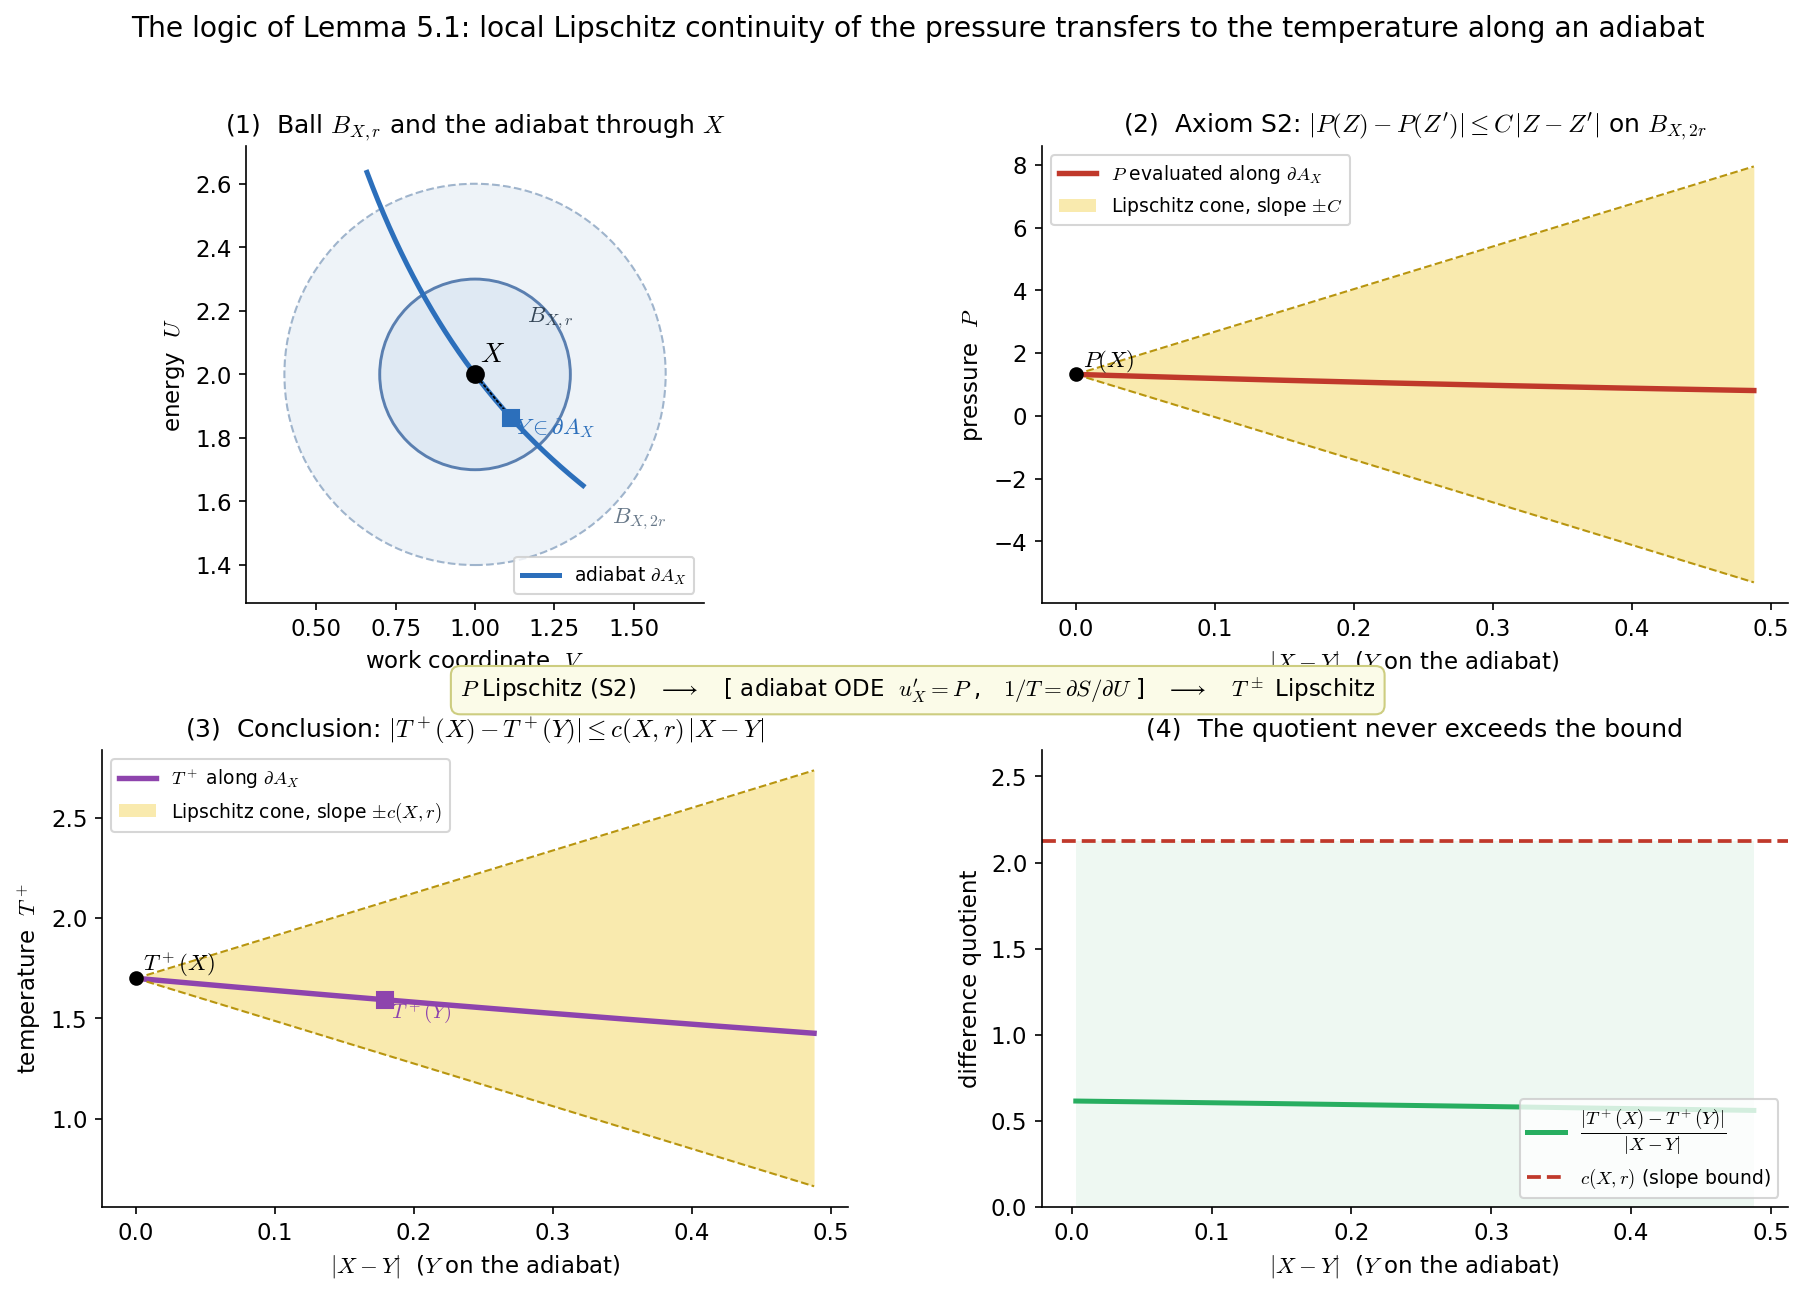

The Python source for this figure:
"""
The LOGIC of Lemma 5.1 (Lieb & Yngvason, Physics Reports 310 (1999) 1-96):

    "The temperatures T+ and T- are locally Lipschitz continuous along each
     adiabat dA_X.  For each X and each closed ball B_{X,r} subset Gamma of
     radius r centered at X there is a constant c(X,r) such that
         |T+(X) - T+(Y)| <= c(X,r) |X - Y|
     for all Y in dA_X with |X - Y| < r.  Furthermore c(X,r) is continuous
     in X on any domain D with B_{X,2r} subset Gamma for all X in D."

The proof is a transfer of regularity:

    (S2)  P is locally Lipschitz:  |P(Z) - P(Z')| <= C |Z - Z'|  on a bounded
          region  (take the region to be the ball B_{X,2r}, giving a constant
          C = C(X, 2r)).
        |
        v  the adiabat is the graph of u_X solving  du/dV_i = P_i(u(V), V);
           a Gronwall estimate (Lemma 5.1's core, the G_eps argument) makes
           the energy gap between nearby adiabats Lipschitz in V.
        |
        v  1/T = dS/dU and dS/dV_i = P_i / T, so T is built from the same
           solution and inherits a Lipschitz bound with constant proportional
           to C.
        |
        v  RESULT: T+ (and T-) are Lipschitz along dA_X with constant c(X,r),
           and because C is taken uniformly on B_{X,2r}, c(X,r) is continuous
           in X.

This script draws that chain with a concrete van-der-Waals-like model
(S(U,V) = ln(U - a/V) + (gamma-1) ln V, so T(U,V) = U - a/V) in which T
genuinely varies along an adiabat, making the Lipschitz "cones" meaningful.

Panels:
  (1) state space Gamma with the ball B_{X,r}, B_{X,2r}, and the adiabat dA_X.
  (2) the pressure constraint: P is trapped inside a Lipschitz cone of slope C.
  (3) the temperature conclusion: T(Y) for Y on dA_X is trapped inside a
      Lipschitz cone of slope c(X,r) around T(X).
  (4) numerical certificate: the ratio |T(X)-T(Y)| / |X-Y| stays below c(X,r).
"""

import os
import numpy as np
from scipy.integrate import solve_ivp
import matplotlib.pyplot as plt
from matplotlib import gridspec
from matplotlib.patches import Circle, FancyArrowPatch

# --------------------------------------------------------------------------
# Model
# --------------------------------------------------------------------------
A = 0.3            # attractive coefficient (vdW-like)
GAMMA = 1.6        # adiabatic exponent
X0 = np.array([2.0, 1.0])   # base state X = (U0, V0)
R = 0.30           # ball radius r
ARC = 0.34         # how far along the adiabat (in V) we explore


def T_field(U, V):
    """Temperature  T = (dS/dU)^{-1} = U - A/V."""
    return U - A / V


def pressure_along_adiabat(V, U):
    """dU/dV at constant entropy for the model (defines the adiabat)."""
    U = U[0]
    return [-(A / V**2 + (GAMMA - 1.0) * (U - A / V) / V)]


def P_field(U, V):
    """The (generalized) pressure P = T * dS/dV as a state function.
    For this model this equals  -dU/dV along the adiabat (same expression)."""
    return -(A / V**2 + (GAMMA - 1.0) * (U - A / V) / V) * (-1.0) * (-1.0)
    # i.e. P(U,V) = A/V^2*... ; we only need its Lipschitz behaviour below.


def P_state(U, V):
    """Clean form of P as a function of state, used for the slope cone."""
    return A / V**2 + (GAMMA - 1.0) * (U - A / V) / V


# --------------------------------------------------------------------------
# Lipschitz constants on the ball B_{X, 2r}  (this is the (S2) input)
# --------------------------------------------------------------------------
def lipschitz_const(func_grad_norm, center, radius, npts=300):
    Us = np.linspace(center[0] - radius, center[0] + radius, npts)
    Vs = np.linspace(center[1] - radius, center[1] + radius, npts)
    UU, VV = np.meshgrid(Us, Vs)
    return func_grad_norm(UU, VV).max()


def gradnorm_P(U, V):
    dU = (GAMMA - 1.0) / V
    dV = -2 * A / V**3 + (GAMMA - 1.0) * (A / V**2) / V - (GAMMA - 1.0) * (U - A / V) / V**2
    return np.sqrt(dU**2 + dV**2)


def gradnorm_T(U, V):
    # grad T = (1, A/V^2)
    return np.sqrt(1.0 + (A / V**2) ** 2)


C_press = lipschitz_const(gradnorm_P, X0, 2 * R)     # constant C in (S2)
c_temp = lipschitz_const(gradnorm_T, X0, 2 * R)      # resulting c(X,r) for T

# --------------------------------------------------------------------------
# The adiabat through X, and temperature along it
# --------------------------------------------------------------------------
Vg = np.linspace(X0[1], X0[1] + ARC, 200)
sol = solve_ivp(pressure_along_adiabat, (X0[1], Vg[-1]), [X0[0]],
                t_eval=Vg, rtol=1e-11, atol=1e-13)
U_ad = sol.y[0]
adiabat = np.column_stack([U_ad, Vg])          # points (U, V) on dA_X
T_ad = T_field(U_ad, Vg)
dist = np.linalg.norm(adiabat - X0, axis=1)    # |X - Y|
dT = np.abs(T_ad - T_field(*X0))               # |T(X) - T(Y)|
ratio = np.divide(dT, dist, out=np.zeros_like(dT), where=dist > 0)

# Also integrate the adiabat the other direction for a fuller curve in panel 1
Vg_back = np.linspace(X0[1], X0[1] - ARC, 200)
sol_b = solve_ivp(pressure_along_adiabat, (X0[1], Vg_back[-1]), [X0[0]],
                  t_eval=Vg_back, rtol=1e-11, atol=1e-13)
adiabat_full_V = np.concatenate([Vg_back[::-1], Vg])
adiabat_full_U = np.concatenate([sol_b.y[0][::-1], U_ad])

# --------------------------------------------------------------------------
# Figure
# --------------------------------------------------------------------------
plt.rcParams.update({
    "font.size": 11, "axes.titlesize": 12, "axes.labelsize": 11,
    "mathtext.fontset": "cm",
    "axes.spines.top": False, "axes.spines.right": False,
})

fig = plt.figure(figsize=(14.5, 9.2))
gs = gridspec.GridSpec(2, 2, hspace=0.32, wspace=0.26)

COL_BALL = "#dfe9f3"
COL_BALL2 = "#eef3f8"
COL_ADIA = "#2c6fbb"
COL_P = "#c0392b"
COL_T = "#8e44ad"
COL_CONE = "#f0c419"
COL_OK = "#27ae60"

# ===== Panel 1: state space, the two balls, and the adiabat ===============
ax1 = fig.add_subplot(gs[0, 0])
# state space backdrop (just a generous open region)
ax1.add_patch(Circle((X0[1], X0[0]), 2 * R, transform=ax1.transData,
                      facecolor=COL_BALL2, edgecolor="#9fb4cc",
                      lw=1.0, ls="--", zorder=0))
ax1.add_patch(Circle((X0[1], X0[0]), R, transform=ax1.transData,
                      facecolor=COL_BALL, edgecolor="#5a7fb0",
                      lw=1.4, zorder=1))
ax1.plot(adiabat_full_V, adiabat_full_U, color=COL_ADIA, lw=2.4, zorder=2,
         label=r"adiabat $\partial A_X$")
ax1.plot([X0[1]], [X0[0]], "o", color="black", ms=8, zorder=5)
ax1.text(X0[1] + 0.015, X0[0] + 0.04, r"$X$", fontsize=13)

# label the balls
ax1.annotate(r"$B_{X,r}$", xy=(X0[1] + R * 0.55, X0[0] + R * 0.55),
             fontsize=11, color="#345")
ax1.annotate(r"$B_{X,2r}$", xy=(X0[1] + 2 * R * 0.72, X0[0] - 2 * R * 0.78),
             fontsize=11, color="#678")

# mark a representative Y on the adiabat inside the ball
iY = np.argmin(np.abs(dist - 0.6 * R))
Y = adiabat[iY]
ax1.plot([Y[1]], [Y[0]], "s", color=COL_ADIA, ms=8, zorder=5)
ax1.text(Y[1] + 0.012, Y[0] - 0.05, r"$Y\in\partial A_X$", fontsize=11,
         color=COL_ADIA)
ax1.annotate("", xy=(Y[1], Y[0]), xytext=(X0[1], X0[0]),
             arrowprops=dict(arrowstyle="-", color="black", lw=0.9, ls=":"))

ax1.set_aspect("equal")
ax1.set_xlabel(r"work coordinate  $V$")
ax1.set_ylabel(r"energy  $U$")
ax1.set_title(r"(1)  Ball $B_{X,r}$ and the adiabat through $X$")
ax1.legend(loc="lower right", fontsize=9)
pad = 2.4 * R
ax1.set_xlim(X0[1] - pad, X0[1] + pad)
ax1.set_ylim(X0[0] - pad, X0[0] + pad)

# ===== Panel 2: the pressure Lipschitz cone (the S2 input) ================
ax2 = fig.add_subplot(gs[0, 1])
# evaluate P along the adiabat and show it is trapped in a cone of slope C
P_on_adiabat = P_state(U_ad, Vg)
P0 = P_state(*X0)
ax2.plot(dist, P_on_adiabat, color=COL_P, lw=2.6,
         label=r"$P$ evaluated along $\partial A_X$")
ax2.fill_between(dist, P0 - C_press * dist, P0 + C_press * dist,
                 color=COL_CONE, alpha=0.35, lw=0,
                 label=r"Lipschitz cone, slope $\pm C$")
ax2.plot(dist, P0 + C_press * dist, color="#b8950f", lw=1.0, ls="--")
ax2.plot(dist, P0 - C_press * dist, color="#b8950f", lw=1.0, ls="--")
ax2.plot([0], [P0], "o", color="black", ms=6, zorder=5)
ax2.text(0.005, P0, r"$P(X)$", fontsize=11, va="bottom")
ax2.set_xlabel(r"$|X-Y|$  ($Y$ on the adiabat)")
ax2.set_ylabel(r"pressure  $P$")
ax2.set_title(r"(2)  Axiom S2: $|P(Z)-P(Z')|\leq C\,|Z-Z'|$ on $B_{X,2r}$")
ax2.legend(loc="upper left", fontsize=9)

# ===== Panel 3: the temperature Lipschitz cone (the conclusion) ===========
ax3 = fig.add_subplot(gs[1, 0])
ax3.plot(dist, T_ad, color=COL_T, lw=2.6,
         label=r"$T^+$ along $\partial A_X$")
ax3.fill_between(dist, T_field(*X0) - c_temp * dist,
                 T_field(*X0) + c_temp * dist,
                 color=COL_CONE, alpha=0.35, lw=0,
                 label=r"Lipschitz cone, slope $\pm c(X,r)$")
ax3.plot(dist, T_field(*X0) + c_temp * dist, color="#b8950f", lw=1.0, ls="--")
ax3.plot(dist, T_field(*X0) - c_temp * dist, color="#b8950f", lw=1.0, ls="--")
ax3.plot([0], [T_field(*X0)], "o", color="black", ms=6, zorder=5)
ax3.text(0.005, T_field(*X0), r"$T^+(X)$", fontsize=11, va="bottom")
# mark the representative Y again
ax3.plot([dist[iY]], [T_ad[iY]], "s", color=COL_T, ms=8, zorder=5)
ax3.text(dist[iY] + 0.004, T_ad[iY], r"$T^+(Y)$", fontsize=10,
         color=COL_T, va="top")
ax3.set_xlabel(r"$|X-Y|$  ($Y$ on the adiabat)")
ax3.set_ylabel(r"temperature  $T^+$")
ax3.set_title(r"(3)  Conclusion: $|T^+(X)-T^+(Y)|\leq c(X,r)\,|X-Y|$")
ax3.legend(loc="upper left", fontsize=9)

# ===== Panel 4: numerical certificate -- ratio stays below c(X,r) =========
ax4 = fig.add_subplot(gs[1, 1])
ax4.plot(dist[1:], ratio[1:], color=COL_OK, lw=2.4,
         label=r"$\dfrac{|T^+(X)-T^+(Y)|}{|X-Y|}$")
ax4.axhline(c_temp, color=COL_P, lw=1.8, ls="--",
            label=r"$c(X,r)$ (slope bound)")
ax4.fill_between(dist[1:], 0, c_temp, color=COL_OK, alpha=0.08, lw=0)
ax4.set_ylim(0, c_temp * 1.25)
ax4.set_xlabel(r"$|X-Y|$  ($Y$ on the adiabat)")
ax4.set_ylabel("difference quotient")
ax4.set_title("(4)  The quotient never exceeds the bound")
ax4.legend(loc="lower right", fontsize=9)

# ----- master title and the logical arrow chain --------------------------
fig.suptitle(
    "The logic of Lemma 5.1: local Lipschitz continuity of the pressure "
    "transfers to the temperature along an adiabat",
    fontsize=13.5, y=0.975)

# a thin annotation linking panel 2 -> panel 3 (the transfer of regularity)
fig.text(0.5, 0.485,
         "$P$ Lipschitz (S2)   $\\longrightarrow$   "
         "[ adiabat ODE  $u_X' = P$ ,   $1/T=\\partial S/\\partial U$ ]   "
         "$\\longrightarrow$   $T^\\pm$ Lipschitz",
         ha="center", va="center", fontsize=11,
         bbox=dict(boxstyle="round,pad=0.4", fc="#fbfbe8", ec="#cdcd80"))

script_dir = os.path.dirname(os.path.abspath(__file__))
fig.savefig(os.path.join(script_dir, "lemma51_logic.png"), dpi=150, bbox_inches="tight")
print("Saved lemma51_logic.png.")

# --------------------------------------------------------------------------
# Console certificate
# --------------------------------------------------------------------------
print(f"Model: T(U,V) = U - A/V   with A={A}, gamma={GAMMA}")
print(f"Base state X = (U0, V0) = ({X0[0]}, {X0[1]}),  ball radius r = {R}")
print(f"Pressure Lipschitz constant on B(X,2r):  C      = {C_press:.4f}")
print(f"Temperature Lipschitz constant c(X,r):   c(X,r) = {c_temp:.4f}")
print(f"T varies along adiabat:  {T_ad[0]:.4f} -> {T_ad[-1]:.4f}")
print(f"Max difference quotient |dT|/|dX| observed: {ratio[1:].max():.4f}")
print(f"Bound c(X,r) = {c_temp:.4f}  -> respected: {ratio[1:].max() <= c_temp}")
